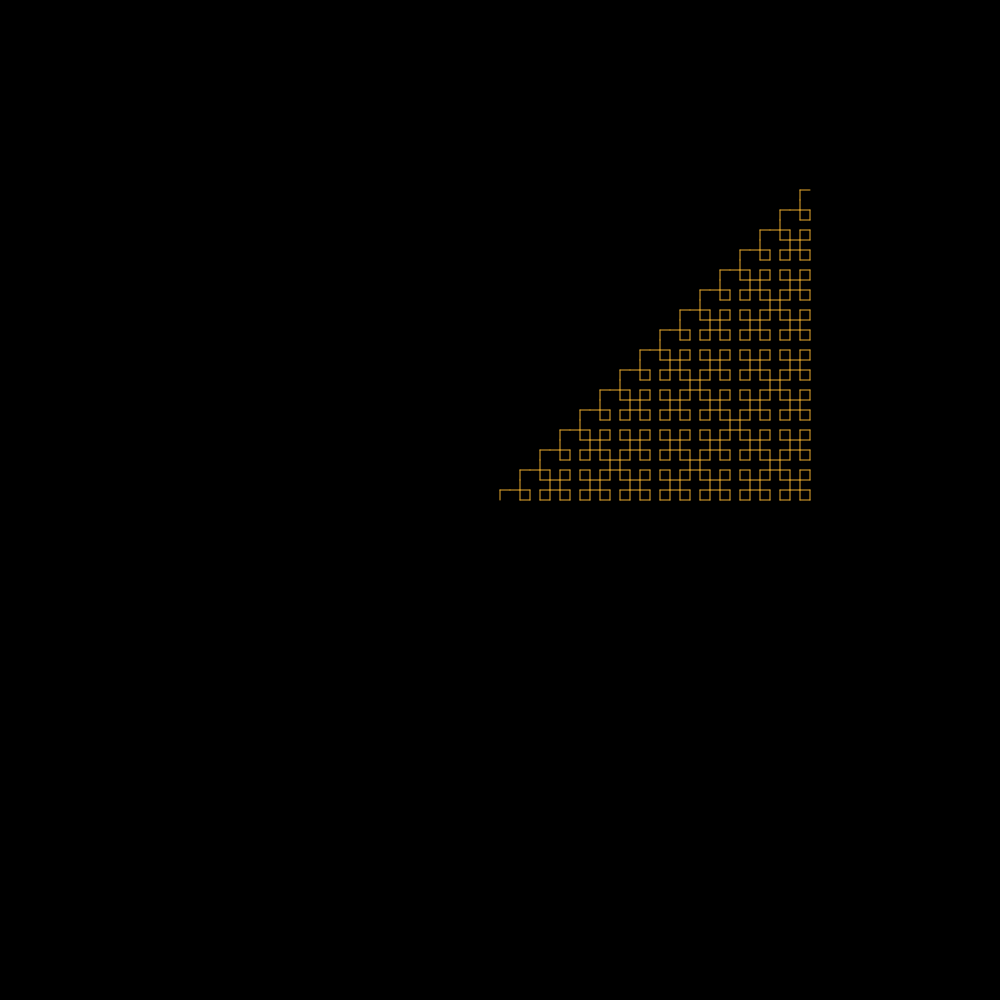
Frame 1 (no input)
Frame 2 (the mouse pressed at the canvas centre, redrawn once): identical to frame 1, image omitted

The p5.js sketch that drew this single still picture (run headless with seeded random() and noise() and a simulated clock; the mouse was pressed at the canvas centre and the sketch redrawn once):

// p5.js sketch
// ── sketch.js
// var current = [...'X']
// var current = [...'AAAA']
// var current = [...'f + Xf + f + Xf']
var current = [...'X']
var axiom = current
var next = []
var count = 0
var s = []

var D = 0
var R = 0
var slider
var col = 0

function setup() {

	createCanvas(1000, 1000);
	angleMode(DEGREES)
	colorMode(HSB)

	var n = 5 

	for (let i = 0; i < n; i++) {
		getResult()
	}
	console.log(current.join(''));
	noLoop()
}


function draw() {

	// background(197, 42, 63, 0.5)
	background(0)

	// Angle in degrees
	var theta = 45 
	var step_size = 10 
	var step_radius = 5 

	// Initial theta, position
	var ta = 90
	var tx = width/2
	var ty = height/2
	var th_step = 10 
	var hue_max = 360 
	var hue_min = 40
	var th = hue_min 
	col = th

	// stroke(200, 100, 100)
	stroke(0, 0, 90)
	fill(count * 10, 100, 100)
	strokeWeight(1)

	if (current.length > 0) {
		// stroke(100, random(150), 150, 255 - (count * 20))
		// stroke("SteelBlue")
		for (let i = 0; i < current.length; i++) {
			let c = current[i]
			let vx = 0
			if (c == 'F') {
				stroke(col, 80, 90)
				strokeWeight(1)
				var new_x = tx + (step_size * cos(ta))
				var new_y = ty - (step_size * sin(ta))
				line(tx, ty, new_x, new_y)
				tx = new_x
				ty = new_y
			} else if (c == 'f') {
				stroke(col, 80, 90)
				strokeWeight(1)
				var new_x = tx + (step_size * cos(ta))
				var new_y = ty - (step_size * sin(ta))
				// console.log(tx);
				// console.log(ty);
				// console.log(new_x);
				// console.log(new_y);
				// console.log(ta);
				line(tx, ty, new_x, new_y)
				tx = new_x
				ty = new_y

			} else if (c == 'D') { // F+F

				let c = current[i]
				let vx = 0
				let val = []
				for (let j = 1; j < 10; j++) {
					let v = current[i + j]
					if (v == ';') {
						break
					} else {
						val.push(v)
					}
				}
				vx = parseFloat(val.join(''))
				// console.log("vx: " + vx);


				var new_x = tx + vx* (step_size * cos(ta))
				var new_y = ty - vx* (step_size * sin(ta))
				line(tx, ty, new_x, new_y)
				tx = new_x
				ty = new_y
				ta += theta
				var new_x = tx + vx * (step_size * cos(ta))
				var new_y = ty - vx * (step_size * sin(ta))
				line(tx, ty, new_x, new_y)
				tx = new_x
				ty = new_y

			} else if (c == 'G') { // F-F
				var new_x = tx + (step_size * cos(ta))
				var new_y = ty - (step_size * sin(ta))
				line(tx, ty, new_x, new_y)
				tx = new_x
				ty = new_y
				ta -= theta
				var new_x = tx + (step_size * cos(ta))
				var new_y = ty - (step_size * sin(ta))
				line(tx, ty, new_x, new_y)
				tx = new_x
				ty = new_y
			} else if (c == 'f') {
				var new_x = tx + (step_size * cos(ta))
				var new_y = ty - (step_size * sin(ta))
				tx = new_x
				ty = new_y
			} else if (c == '+') { // left
				ta += theta
			} else if (c == '-') { // right
				// console.log("-");
				ta -= theta
				// ta -= (theta + (1 - noise(frameCount/20))) 
			} else if (c == '[') {
				s.push(tx)
				s.push(ty)
				s.push(ta)
			} else if (c == ']') {
				ta = s.pop()
				ty = s.pop()
				tx = s.pop()
			} else if (c == 'C') {
				noStroke()
				fill(100, 100, 100)
				ellipse(tx, ty, step_radius)
			} else if (c == 'H') {
				th += th_step
				if (th > hue_max) {
					th = th - (hue_max - hue_min)
				}
				fill(th, 100, 100, 0.2)
				col = th
			}
		}
	}
}

function getResult() {
	next = []
	for (var i = 0; i < current.length; i++) {

		let c = current[i]
		let x = 0

		// Rules
		if (c == 'F') {
			let val = []
			for (let j = 1; j < 10; j++) {
				let v = current[i + j]
				if (v == ';') {
					break
				} else {
					val.push(v)
				}
			}
			x = parseFloat(val.join(''))
			if (isNaN(x) === false) {
				var t = x * R
				next.push(..."F"+t+";")
			} else {
				next.push(c)
			}
		} else if (c == "A") {
			next.push(..."X+X+X+X+X+X+")
		} else if (c === 'X') {
			// next.push(..."[-F+F[Y]+F][+F-F[X]-F]")
			// next.push(..."[F+F+F+F[---X-HY]+++++F++++++++F-F-F-F]")
			// next.push(..."Xf − f − f + Xf + f + Xf − f − f + X")
			next.push(..."XfX--XfX")
		} else if (c === 'Y') {
			// next.push(..."[-F+F[Y]+F][+F-F-F]")
			next.push(..."[F+F+F+F[---Y]+++++F++++++++F-F-F-F]")
		}

		 else if ('0123456789'.indexOf(c) === -1) {
			// if (c !== ";") {
				// console.log("not number")
				// console.log(c)
				next.push(c)
			// }
		}
	}

	current = next
	// console.log(current)
	// console.log(current.join(''))
	// count++

}

function keyPressed() {
	if (keyCode === UP_ARROW) {
		current = axiom
		next = []
	}
}
